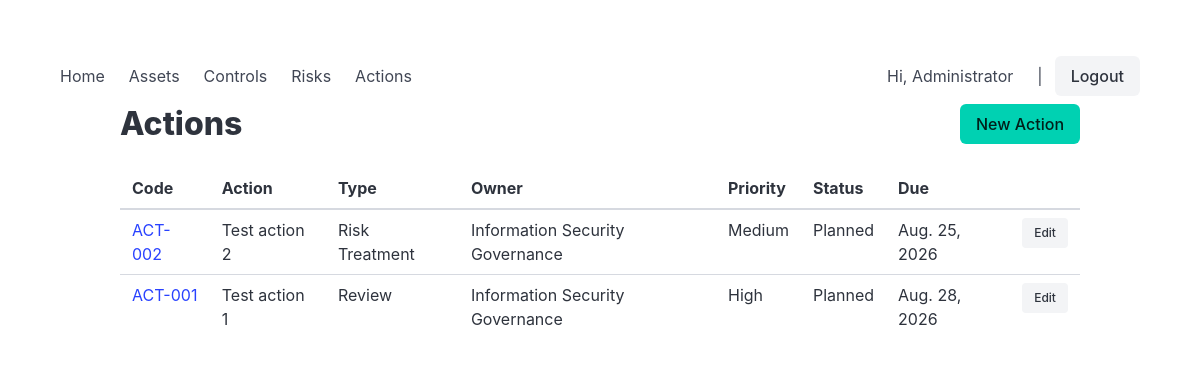
Page /car/actions/ (signed in) on the committed database.
### car/models.py (models this page shows, shortened)
class TimestampedModel(models.Model):
    created_at = models.DateTimeField(auto_now_add=True)
    updated_at = models.DateTimeField(auto_now=True)
    created_by = models.ForeignKey(
        settings.AUTH_USER_MODEL,
        null=True,
        blank=True,
        on_delete=models.SET_NULL,
        related_name="%(class)s_created",
        editable=False,
    )
    updated_by = models.ForeignKey(
        settings.AUTH_USER_MODEL,
        null=True,
        blank=True,
        on_delete=models.SET_NULL,
        related_name="%(class)s_updated",
        editable=False,
    )
    updated_by_username = models.CharField(
        max_length=150,
        blank=True,
        editable=False,
    )
    class Meta:
        abstract = True

class Action(TimestampedModel):
    action_code = models.CharField(
        max_length=50,
        unique=True,
        help_text="Human-readable action identifier.",)
    title = models.CharField(max_length=255)
    description = models.TextField(blank=True)
    action_type = models.CharField(
        max_length=30,
        choices=ActionType.choices,
    )
    owner = models.ForeignKey(
        Owner,
        related_name="actions",
        on_delete=models.PROTECT,
    )
    priority = models.PositiveSmallIntegerField(
        choices=ActionPriority.choices,
        default=ActionPriority.MEDIUM,
    )
    status = models.CharField(
        max_length=20,
        choices=ActionStatus.choices,
        default=ActionStatus.PLANNED,
    )
    due_date = models.DateField(
        null=True,
        blank=True,
    )
    started_at = models.DateTimeField(
        null=True,
        blank=True,
        editable=False,
    )
    completed_at = models.DateTimeField(
        null=True,
        blank=True,
        editable=False,
    )
    completed_by = models.ForeignKey(
        settings.AUTH_USER_MODEL,
        null=True,
        blank=True,
        on_delete=models.SET_NULL,
        related_name="completed_actions",
        editable=False,
    )
    history = HistoricalRecords()
    class Meta:
        ordering = ["due_date", "title"]
    @property
    def is_overdue(self):
        if self.status in {
            ActionStatus.COMPLETED,
            ActionStatus.CANCELLED,
        }:
            return False
        if self.due_date is None:
            return False
        return self.due_date < timezone.localdate()

class Owner(TimestampedModel):
    name = models.CharField(help_text="Person or team responsible for this asset", max_length=150)
    contact_prim = models.CharField(help_text="Primary contact in event of an incident/DR", blank=True,null=True)
    users = models.ManyToManyField(
        User,
        through='OwnerMembership',
        related_name='owners'
    )
    def __str__(self):
        return self.name

### car/views.py (the view)
# urls.py: path("actions/", views.action_list, name="action_list"),
@login_required
def action_list(request):
    actions = (
        Action.objects
        .select_related(
            "owner",
            "completed_by",
        )
        .order_by(
            "status",
            "due_date",
            "priority",
            "title",
        )
    )
    return render(
        request,
        "car/action_list.html",
        {
            "actions": actions,
        }
    )

### car/templates/car/action_list.html (shortened to what this page needs)
{% extends "car/base.html" %}
{% block content %}
<div class="container">
    <div class="level">
        <div class="level-left">
            <h1 class="title">
                Actions
            </h1>
        </div>
        <div class="level-right">
            <a
                href="{% url 'action_edit' 0 %}"
                class="button is-primary">
                New Action
            </a>
        </div>
    </div>
    <div class="table-container">
        <table class="table is-fullwidth is-hoverable">
            <thead>
                <tr>
                    <th>Code</th>
                    <th>Action</th>
                    <th>Type</th>
                    <th>Owner</th>
                    <th>Priority</th>
                    <th>Status</th>
                    <th>Due</th>
                    <th></th>
                </tr>
            </thead>
            <tbody>
                {% for action in actions %}
                    <tr>
                        <td>
                            <a
                                href="{% url 'action_detail' action.pk %}">
                                {{ action.action_code }}
                            </a>
                        </td>
                        <td>
                            {{ action.title }}
                        </td>
                        <td>
                            {{ action.get_action_type_display }}
                        </td>
                        <td>
                            {{ action.owner }}
                        </td>
                        <td>
                            {{ action.get_priority_display }}
                        </td>
                        <td>
                            {{ action.get_status_display }}
                        </td>
                        <td>
                            {% if action.is_overdue %}
                                <span class="has-text-danger">
                                    <strong>
                                        {{ action.due_date }}
                                    </strong>
                                </span>
                            {% elif action.due_date %}
                                {{ action.due_date }}
                            {% else %}
                                —
                            {% endif %}
                        </td>
                        <td>
                            <a
                                href="{% url 'action_edit' action.pk %}"
                                class="button is-small is-light">
                                Edit
                            </a>
                        </td>
                    </tr>
                {% endfor %}
            </tbody>
        </table>
    </div>
</div>
{% endblock %}

### car/templates/car/base.html (shortened to what this page needs)
<!DOCTYPE html>
{% load static %}
<html lang="en">
  <head>
    <link rel="stylesheet" href="https://cdn.jsdelivr.net/npm/bulma@1.0.4/css/bulma.min.css">
  </head>
  <body class="section">
    <nav class="navbar" role="navigation" aria-label="main navigation">
      <div id="mainNavbar" class="navbar-menu">
        <div class="navbar-start">
          <a class="navbar-item" href="{% url 'main' %}">Home</a>
          <a class="navbar-item" href="{% url 'asset_list' %}">Assets</a>
          <a class="navbar-item" href="{% url 'control_list' %}">Controls</a>
          <a class="navbar-item" href="{% url 'risk_list' %}">Risks</a>
          <a class="navbar-item" href="{% url 'action_list' %}">Actions</a>
        </div>
        <div class="navbar-end">
          <div class="navbar-item">
            <div class="buttons">
              {% if user.is_authenticated %}
                <a class="navbar-item">Hi, {{ user.first_name }}</a> |
                <a class="button is-light" hx-post="{% url 'logout' %}">Logout</a>
              {% else %}
                <a class="button is-primary" hx-post="{% url 'login' %}">Login</a>
              {% endif %}
            </div>
          </div>
        </div>
      </div>
    </nav>
    {% block content %}{% endblock %}
  </body>
</html>

### rows in the picture
Action: action_code "ACT-002", title "Test action 2", action_type "Risk Treatment", owner "Information Security Governance", priority "Medium", status "Planned", due_date "Aug. 25, 2026"
Action: action_code "ACT-001", title "Test action 1", action_type "Review", owner "Information Security Governance", priority "High", status "Planned", due_date "Aug. 28, 2026"

### other values in the picture
{{ user.first_name }} "Administrator"
